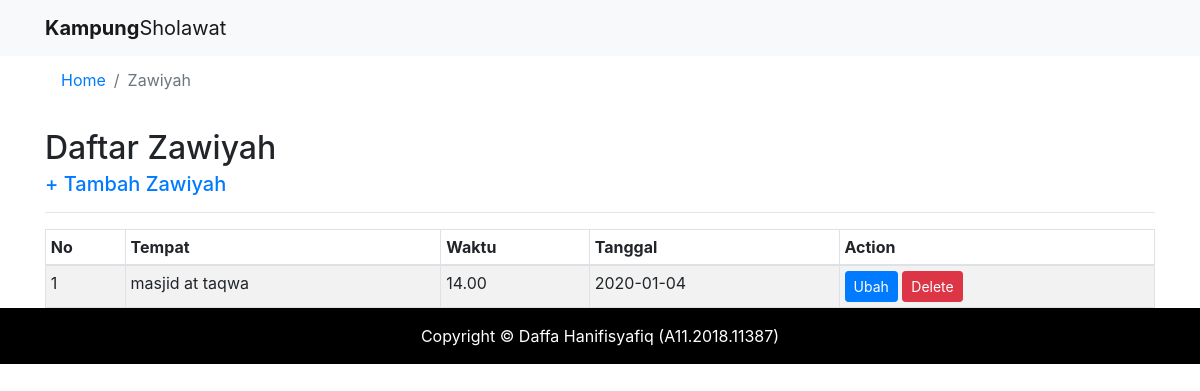
Page /admin/zawiyah.php (signed in) on the committed database.
### tables this page shows
CREATE TABLE `tb_zawiyah` (
  `id` int(11) NOT NULL,
  `tempat` varchar(100) NOT NULL,
  `waktu` varchar(100) NOT NULL,
  `tanggal` varchar(100) NOT NULL,
  `maps` varchar(255) NOT NULL
);

### admin/zawiyah.php (the view, shortened to what this page needs)
<?php
require 'functions.php';
$zawiyah = mysqli_query($conn, "SELECT * FROM tb_zawiyah");
?>
<!DOCTYPE html>
<html lang="en">
<head>
    <link rel="stylesheet" href="..\assets\css\bootstrap.min.css">
</head>
<body>
    <?php include "header2.php"; ?>
    <div class="container">
        <nav aria-label="breadcrumb">
            <ol class="breadcrumb bg-white">
                <li class="breadcrumb-item"><a href="dashboard.php">Home</a></li>
                <li class="breadcrumb-item active" aria-current="page">Zawiyah</li>
            </ol>
        </nav>
        <h2 style="margin: 25px 0 0 0;">
            Daftar Zawiyah
        </h2>
        <a href="add_zawiyah.php">
            <h5 style="margin: 5px 0 0 0;">
                + Tambah Zawiyah
            </h5>
        </a>
        <hr>
        <table class="table table-striped table-hover table-sm table-bordered" style="margin: 10px 0 0 0;">
            <thead>
                <tr>
                    <th scope="col">No</th>
                    <th scope="col">Tempat</th>
                    <th scope="col">Waktu</th>
                    <th scope="col">Tanggal</th>
                    <th scope="col">Action</th>
                </tr>
            </thead>
            <tbody>
                <?php $i = 1; ?>
                <?php foreach ($zawiyah as $daftarZawiyah) : ?>
                    <tr>
                        <td>
                            <?= $i; ?>
                        </td>
                        <td>
                            <?= $daftarZawiyah["tempat"]; ?>
                        </td>
                        <td>
                            <?= $daftarZawiyah["waktu"]; ?>
                        </td>
                        <td>
                            <?= $daftarZawiyah["tanggal"]; ?>
                        </td>
                        <td>
                            <a href="ubah.php?id=<?= $daftarZawiyah["id"]; ?>">
                                <button type="submit" name="ubah" class="btn btn-sm btn-primary">Ubah</button>
                            </a>
                            <a href="delete.php?id=<?= $daftarZawiyah["id"]; ?>">
                                <button type="submit" name="hapus" class="btn btn-sm btn-danger" Onclick="return ConfirmDelete();"> Delete</button>
                            </a>
                        </td>
                    </tr>
                    <?php $i++; ?>
                <?php endforeach; ?>
            </tbody>
        </table>
    </div>
    <?php include('footer.php') ?>
</body>
</html>

### rows in the picture
tb_zawiyah: tempat "masjid at taqwa", waktu "14.00", tanggal "2020-01-04"
